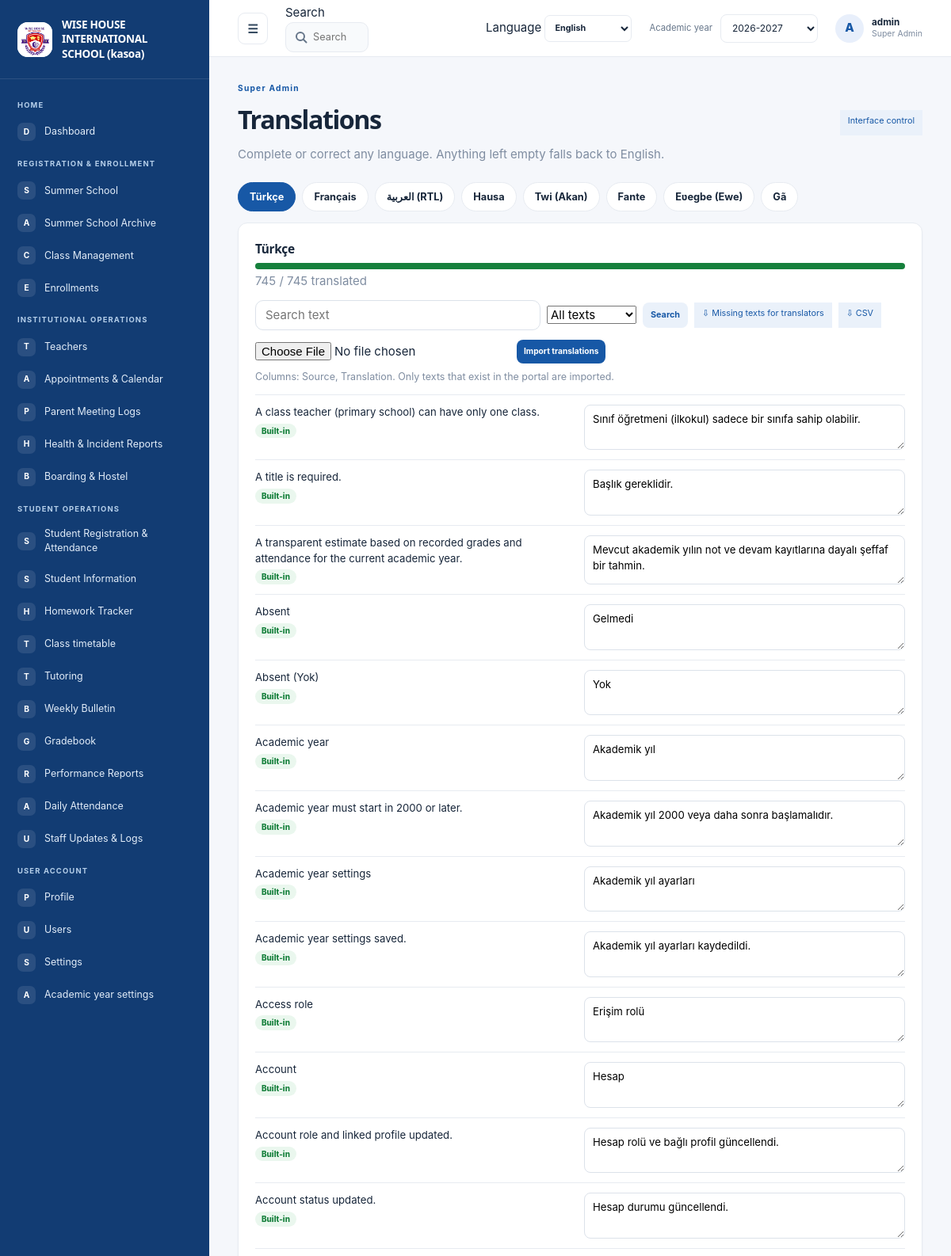
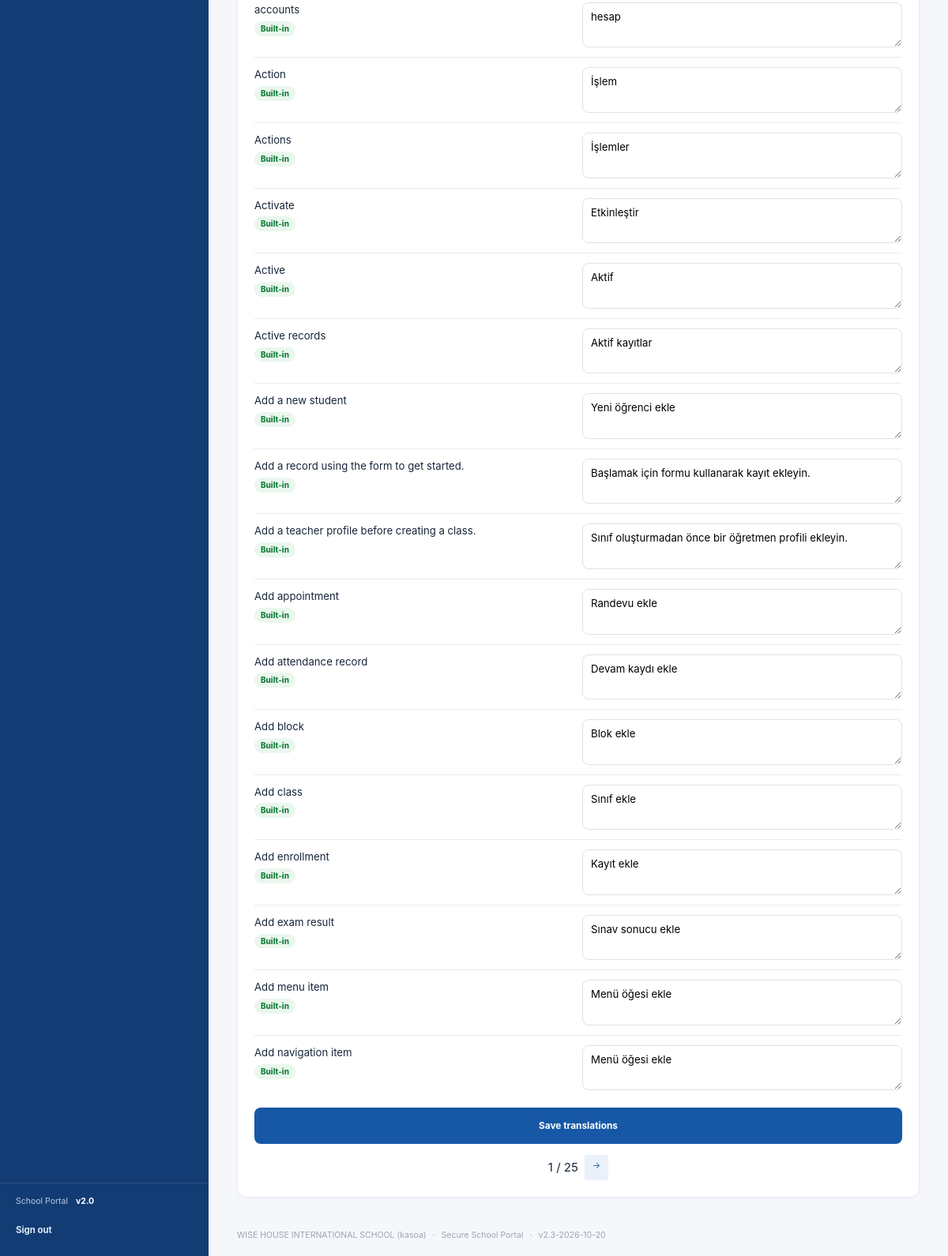
The app's page /settings/translations (signed in) with its own data (2 pictures, top to bottom).
### tables this page shows
CREATE TABLE settings (
    key TEXT PRIMARY KEY,
    value TEXT NOT NULL
);

CREATE TABLE navigation_items (
    id INTEGER PRIMARY KEY AUTOINCREMENT,
    category TEXT NOT NULL,
    title TEXT NOT NULL,
    icon TEXT NOT NULL DEFAULT 'circle',
    url_endpoint TEXT NOT NULL,
    route_arg TEXT NOT NULL DEFAULT '',
    is_active INTEGER NOT NULL DEFAULT 1 CHECK (is_active IN (0, 1)),
    display_order INTEGER NOT NULL DEFAULT 0
);

CREATE TABLE users (
    id INTEGER PRIMARY KEY AUTOINCREMENT,
    username TEXT NOT NULL UNIQUE,
    password_hash TEXT NOT NULL,
    role TEXT NOT NULL DEFAULT 'manager'
      CHECK (role IN (
        'super_admin', 'admin', 'manager', 'teacher', 'student', 'parent',
        'health_officer', 'boarding_master'
      )),
    email TEXT UNIQUE,
    teacher_id INTEGER REFERENCES teachers(id) ON DELETE CASCADE,
    student_id INTEGER REFERENCES students(id) ON DELETE CASCADE,
    is_active INTEGER NOT NULL DEFAULT 1 CHECK (is_active IN (0, 1))
);

### school_system/views.py (the view, shortened to what this page needs)
@bp.route("/settings/translations", methods=("GET", "POST"))
@roles_required("super_admin")
def translation_settings():
    db = get_db()
    language = request.values.get("lang", "")
    if language not in LANGUAGES or language == "en":
        language = "tr"
    show = request.args.get("filter", "all")
    search = _fold(request.args.get("q", "")[:80])
    rows = _translation_rows(db, language)
    total = len(rows)
    done = sum(1 for r in rows if r[2] != "missing")
    if show == "missing":
        rows = [r for r in rows if r[2] == "missing"]
    if search:
        rows = [r for r in rows if search in _fold(r[0]) or search in _fold(r[1])]
    per_page = 30
    pages = max(1, -(-len(rows) // per_page))
    page = min(max(request.args.get("page", 1, type=int) or 1, 1), pages)
    return render_template(
        "translations.html", edit_language=language,
        rows=rows[(page - 1) * per_page: page * per_page], total=total, done=done,
        show=show, q=request.args.get("q", ""), page=page, pages=pages, shown=len(rows),
        fallback=LANGUAGE_FALLBACK.get(language),
    )

### school_system/templates/translations.html (shortened to what this page needs)
{% extends "base.html" %}
{% block content %}
  <section class="page-title-row"><div><span class="eyebrow">{{ 'Super Admin'|translate(language) }}</span><h1>{{ 'Translations'|translate(language) }}</h1>
    <p class="muted">{{ 'Complete or correct any language. Anything left empty falls back to English.'|translate(language) }}</p></div>
    <a class="button-small secondary-button" href="{{ url_for('views.interface_settings') }}">{{ 'Interface control'|translate(language) }}</a></section>
  <nav class="tr-tabs">
    {% for code, label in languages.items() if code != 'en' %}<a class="{{ 'active' if code == edit_language else '' }}" href="{{ url_for('views.translation_settings', lang=code) }}">{{ label }}</a>{% endfor %}
  </nav>
  <section class="portal-card">
    <h2>{{ languages[edit_language] }}</h2>
    <div class="tr-bar" role="progressbar" aria-valuemin="0" aria-valuemax="{{ total }}" aria-valuenow="{{ done }}"><span style="width:{{ (done * 100 / total)|round(0)|int if total else 0 }}%"></span></div>
    <p class="muted">{{ done }} / {{ total }} {{ 'translated'|translate(language) }}{% if fallback %} · {{ 'Missing texts are shown in'|translate(language) }} {{ languages[fallback] }}{% endif %}</p>
    <div class="tr-tools">
      <form method="get" style="display:contents">
        <input type="search" name="q" value="{{ q }}" placeholder="{{ 'Search text'|translate(language) }}">
        <select name="filter" onchange="this.form.submit()"><option value="all" {{ 'selected' if show != 'missing' }}>{{ 'All texts'|translate(language) }}</option></select>
        <button class="button-small secondary-button" type="submit">{{ 'Search'|translate(language) }}</button>
      </form>
      <a class="button-small secondary-button" href="{{ url_for('views.export_translations', lang=edit_language, missing=1, format='xlsx') }}">⇩ {{ 'Missing texts for translators'|translate(language) }}</a>
      <a class="button-small secondary-button" href="{{ url_for('views.export_translations', lang=edit_language, format='csv') }}">⇩ CSV</a>
    </div>
    <form method="post" enctype="multipart/form-data" class="tr-tools">
      <input type="file" name="file" accept=".csv,.xlsx" required aria-label="{{ 'Choose a file'|translate(language) }}">
      <button class="button-small" type="submit">{{ 'Import translations'|translate(language) }}</button>
      <small class="muted">{{ 'Columns: Source, Translation. Only texts that exist in the portal are imported.'|translate(language) }}</small>
    </form>
    <form method="post">
      {% for source, text, status in rows %}
        <div class="tr-row">
          <div class="src">{{ source }}<br><span class="tr-badge {{ status }}">{{ status|capitalize|translate(language) }}</span>
            <input type="hidden" name="source_{{ loop.index0 }}" value="{{ source }}"></div>
          <textarea name="text_{{ loop.index0 }}" maxlength="500" rows="2" lang="{{ edit_language }}" {% if edit_language == 'ar' %}dir="rtl"{% endif %}>{{ text }}</textarea>
        </div>
      {% else %}<p class="muted">{{ 'Nothing to show.'|translate(language) }}</p>{% endfor %}
      {% if rows %}<button type="submit" class="roll-save" style="width:100%;min-height:46px;margin-top:10px">{{ 'Save translations'|translate(language) }}</button>{% endif %}
    </form>
    {% if pages > 1 %}<div class="tr-pager">
      <span>{{ page }} / {{ pages }}</span>
      {% if page < pages %}<a class="button-small secondary-button" href="{{ url_for('views.translation_settings', lang=edit_language, filter=show, q=q or None, page=page + 1) }}">→</a>{% endif %}
    </div>{% endif %}
  </section>
{% endblock %}

### school_system/templates/base.html (shortened to what this page needs)
<!doctype html>
<html lang="{{ language or 'en' }}" dir="{{ 'rtl' if language in ('ar',) else 'ltr' }}">
  <head>
    <link rel="stylesheet" href="{{ url_for('static', filename='style.css') }}">
    <link rel="stylesheet" href="{{ url_for('static', filename='portal.css') }}">
  </head>
  <body class="{% block body_class %}portal-body{% endblock %}">
    {% if session.get('user_id') and not public_page|default(false) %}
      <div class="portal-shell" id="portal-shell">
        <aside class="sidebar" id="sidebar" style="background-color: {{ site_settings.sidebar_color }};">
          <a class="school-brand" href="{{ url_for('views.dashboard') }}">
            <span class="school-logo">
              {% if brand_settings.get('logo_filename') %}
                <img src="{{ url_for('views.uploaded_logo', filename=brand_settings.get('logo_filename')) }}" alt="{{ school_name }} logo">
              {% else %}<span class="logo-mark">W</span>{% endif %}
            </span>
            <span class="school-name">{{ school_name }}</span>
          </a>
          <div class="sidebar-scroll" data-scroll-keep="sidebar" data-scroll-global>
            {% set nav_state = namespace(category=None) %}
            {% for item in nav_items %}
              {% if item.category != nav_state.category %}
                {% if not loop.first %}</section>{% endif %}
                <section class="nav-group"><p class="nav-heading">{{ item.category }}</p>
                {% set nav_state.category = item.category %}
              {% endif %}
              <a class="nav-link {% if request.endpoint == item.url_endpoint and (not item.get('resource') or request.view_args.get('resource') == item.get('resource')) %}active{% endif %}"
                href="{{ url_for(item.url_endpoint, resource=item.resource) if item.get('resource') else url_for(item.url_endpoint, module=item.module) if item.get('module') else url_for(item.url_endpoint) }}">
                <span class="nav-icon" aria-hidden="true">{{ item.icon[:1]|upper }}</span><span>{{ item.title }}</span>
              </a>
            {% endfor %}
            {% if nav_items %}</section>{% endif %}
          </div>
          <div class="sidebar-footer">
            <span class="sidebar-version">School Portal <b>v2.0</b></span>
            <form action="{{ url_for('auth.logout') }}" method="post">
              <button class="sidebar-logout" type="submit">{{ 'Sign out'|translate(language) }}</button>
            </form>
          </div>
        </aside>
        <div class="portal-main">
          <header class="topbar">
            <button class="icon-button menu-toggle" id="menu-toggle" type="button" aria-label="Toggle navigation" aria-expanded="true">☰</button>
            {% include "_global_search.html" %}
            <form class="language-select" method="post" action="{{ url_for('views.change_language') }}">
              <label for="portal-language" class="sr-only">Language</label>
              <select id="portal-language" name="language" aria-label="Language" onchange="this.form.submit()">
                {% for code, label in languages.items() %}
                  <option value="{{ code }}" {% if language == code %}selected{% endif %}>{{ label }}</option>
                {% endfor %}
              </select>
            </form>
            <form class="year-select" method="get" action="{{ url_for('views.dashboard') }}">
              <label for="academic-year">{{ 'Academic year'|translate(language) }}</label>
              <select id="academic-year" name="year" onchange="this.form.submit()">
                {% set year = request.args.get('year', academic_year) %}
                {% for option in academic_year_options %}
                  <option value="{{ option }}" {% if year == option %}selected{% endif %}>{{ option }}</option>
                {% endfor %}
              </select>
            </form>
            <a class="profile-chip" href="{{ url_for('views.profile') }}" aria-label="User profile">
              <span class="avatar">{{ session.get('username', 'U')[:1]|upper }}</span>
              <span class="profile-copy"><b>{{ session.get('username') }}</b><small>{{ role_label }}</small></span>
            </a>
          </header>
          <main class="page-content">
            {% block content %}{% endblock %}
          </main>
          <footer class="page-footer">{{ school_name }} <span>·</span> Secure School Portal <span>·</span> v{{ app_version }}</footer>
        </div>
      </div>
    {% else %}
      {% for category, message in get_flashed_messages(with_categories=true) %}
        <p class="flash {{ category }} login-flash" role="status">{{ message|translate(language) }}</p>
      {% endfor %}
      {% block public_content %}{% endblock %}
    {% endif %}
  </body>
</html>

### school_system/templates/_global_search.html (shortened to what this page needs)
<div class="global-search" role="search">
  <label for="global-search-input" class="sr-only">{{ 'Search'|translate(language) }}</label>
  <input id="global-search-input" type="search" autocomplete="off" maxlength="60"
    placeholder="{{ 'Search students, teachers, pages…'|translate(language) }}" aria-controls="gs-panel" aria-expanded="false">
</div>

### records on screen
settings: value (picture)
settings: value "WISE HOUSE INTERNATIONAL SCHOOL (kasoa)"
navigation_items: category "HOME", icon "D", title "Dashboard"
navigation_items: category "REGISTRATION & ENROLLMENT", icon "S", title "Summer School"
navigation_items: icon "A", title "Summer School Archive"
navigation_items: icon "C", title "Class Management"
navigation_items: icon "E", title "Enrollments"
navigation_items: category "INSTITUTIONAL OPERATIONS", icon "T", title "Teachers"
navigation_items: icon "A", title "Appointments & Calendar"
navigation_items: icon "P", title "Parent Meeting Logs"
navigation_items: icon "H", title "Health & Incident Reports"
navigation_items: icon "B", title "Boarding & Hostel"
navigation_items: category "STUDENT OPERATIONS", icon "S", title "Student Registration & Attendance"
navigation_items: icon "S", title "Student Information"
navigation_items: icon "H", title "Homework Tracker"
navigation_items: icon "T", title "Class timetable"
navigation_items: icon "T", title "Tutoring"
navigation_items: icon "B", title "Weekly Bulletin"
navigation_items: icon "G", title "Gradebook"
navigation_items: icon "R", title "Performance Reports"
navigation_items: icon "A", title "Daily Attendance"
navigation_items: icon "U", title "Staff Updates & Logs"
navigation_items: category "USER ACCOUNT", icon "P", title "Profile"
navigation_items: icon "U", title "Users"
navigation_items: icon "S", title "Settings"
navigation_items: icon "A", title "Academic year settings"
settings: value "Sign out", value "Search", value "Search students, teachers, pages…", language "English", value "Academic year", value "Super Admin", value "Translations", value "Complete or correct any language. Anything left empty falls back to English.", value "Interface control", value "translated", q "Search text", filter "All texts", value "Missing texts for translators", value "Import translations", value "Columns: Source, Translation. Only texts that exist in the portal are imported.", rows "Built-in" "Built-in" "Built-in" "Built-in" "Built-in" "Built-in" "Built-in" "Built-in" "Built-in" "Built-in" "Built-in" "Built-in" "Built-in" "Built-in" "Built-in" "Built-in" "Built-in" "Built-in" "Built-in" "Built-in" "Built-in" "Built-in" "Built-in" "Built-in" "Built-in" "Built-in" "Built-in" "Built-in" "Built-in" "Built-in", value "Save translations"
settings: year "2026-2027"
users: username "A", get "admin"

### other values on screen
{{ role_label }} "Super Admin"
{{ label }} "Türkçe" "Français" "العربية (RTL)" "Hausa" "Twi (Akan)" "Fante" "Eʋegbe (Ewe)" "Gã"
{{ languages[edit_language] }} "Türkçe"
{{ done }} "745"
{{ total }} "745"
{{ source }} "A class teacher (primary school) can have only one class." "A title is required." "A transparent estimate based on recorded grades and attendance for the current academic year." "Absent" "Absent (Yok)" "Academic year" "Academic year must start in 2000 or later." "Academic year settings" "Academic year settings saved." "Access role" "Account" "Account role and linked profile updated." "Account status updated." "accounts" "Action" "Actions" "Activate" "Active" "Active records" "Add a new student" "Add a record using the form to get started." "Add a teacher profile before creating a class." "Add appointment" "Add attendance record" "Add block" "Add class" "Add enrollment" "Add exam result" "Add menu item" "Add navigation item"
{{ page }} "1"
{{ pages }} "25"
{{ app_version }} "2.3-2026-10-20"
